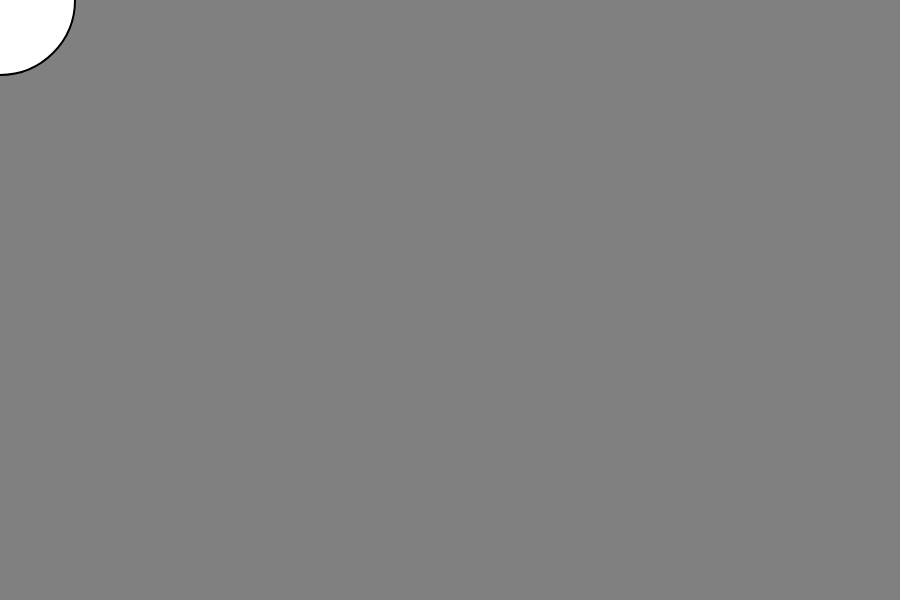
Frame 1 (no input)
Frame 60 (no input): identical to frame 1, image omitted
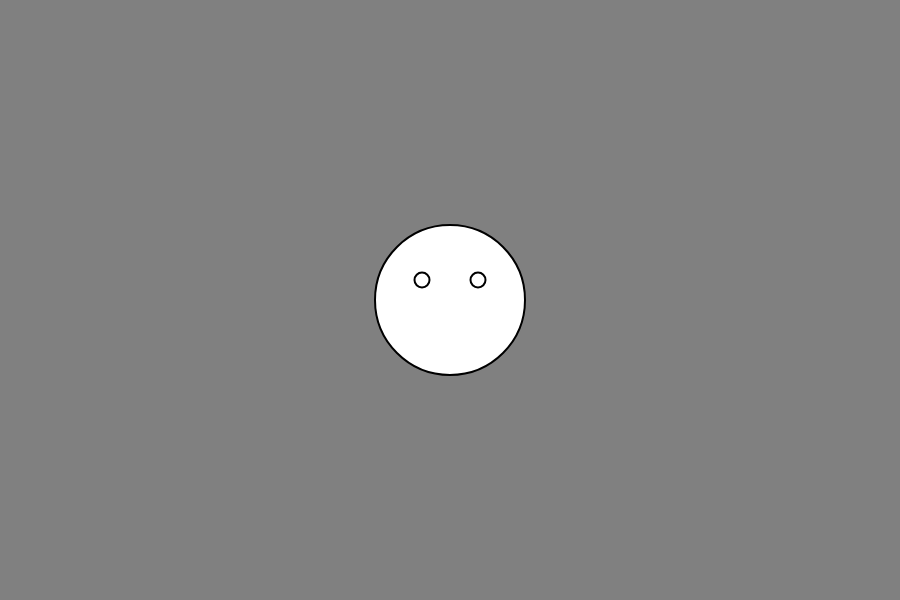
Frame 120 (the mouse pressed at the canvas centre since frame 60)

The p5.js sketch that drew these frames (run headless with seeded random() and noise() and a simulated clock; from frame 60 on, the mouse is pressed at the canvas centre):

// p5.js sketch
// ── sketch.js
let faceX;
let faceY;
let faceWidth = 150;
let eyeXOffset = 28;
let eyeYOffset = 20;
let widthValue;
let heightValue;
backgroundColor = 'gray';

function setup() {
  strokeWeightValue = 10;
  widthValue = 900;
  heightValue = 600;
  textFont('Arial', 48);
  createCanvas(widthValue, heightValue);

}

function draw() {
  faceX = mouseX;
  faceY = mouseY;

  background(backgroundColor);
  strokeWeight(2);
  ellipse(faceX, faceY, faceWidth)
  ellipse(faceX - eyeXOffset, faceY - eyeYOffset, 15)
  ellipse(faceX + eyeXOffset, faceY - eyeYOffset, 15)
}
